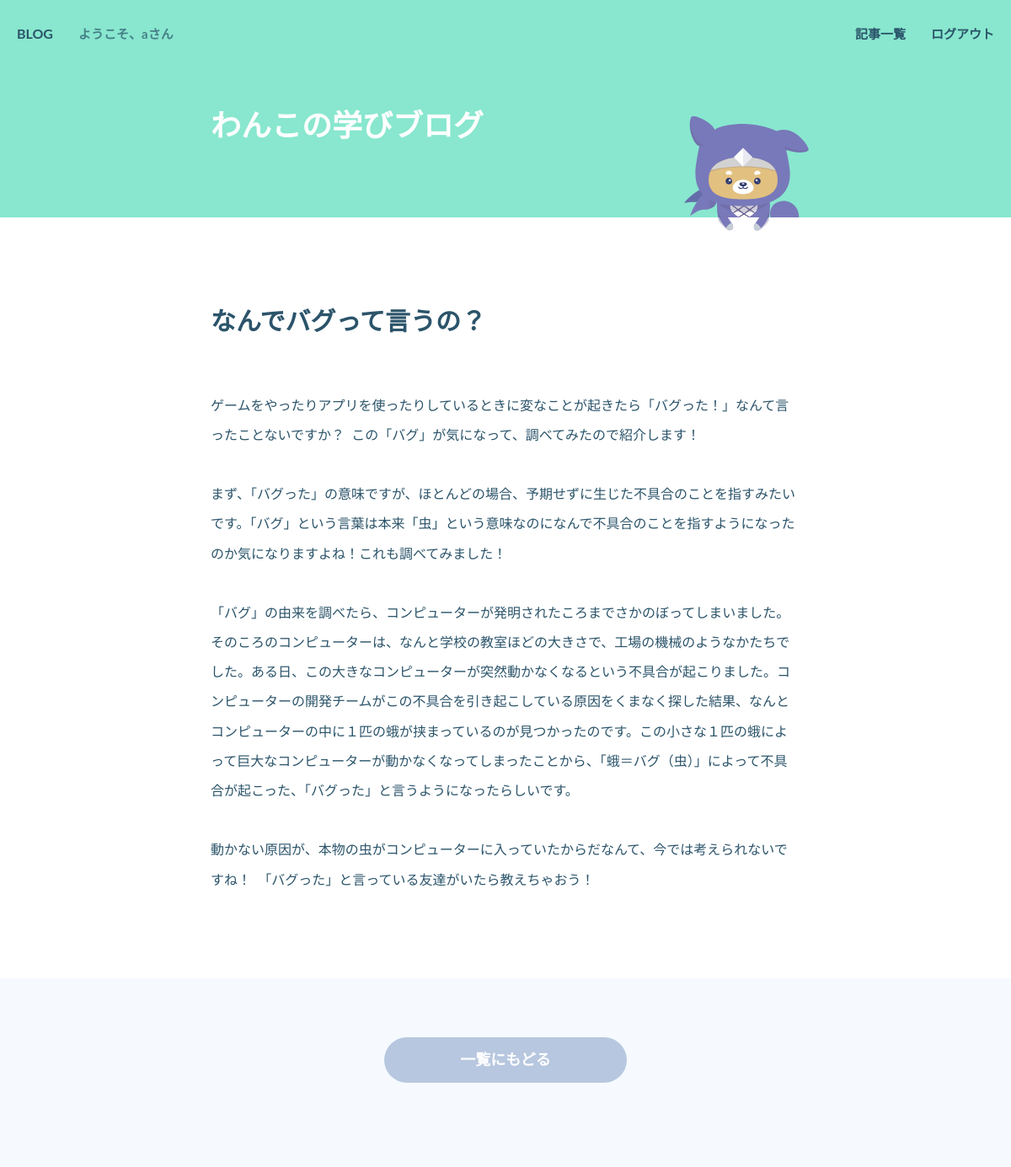
Page /article/1/ (signed in) on the committed database.
### blog/models.py (models this page shows, shortened)
class BlogModel(models.Model):
    title = models.CharField(max_length=100)
    summary = models.TextField()
    content = models.TextField()
    category = models.CharField(
        max_length=50,
        choices=CATEGORY)

### blog/views.py (the view)
# urls.py: path('article/<int:pk>/', BlogArticle.as_view(), name='article')
class BlogArticle(DetailView):
    template_name = 'blog/article.html'
    model = BlogModel

### blog/templates/blog/article.html (shortened to what this page needs)
{% extends 'blog/base.html' %}
{% load static %}
{% block content %}
  <main>
    <div class="article">
      {% if object.category == 'all' %}
        <h1>{{ object.title }}</h1>
        <p>{{ object.content }}</p>
      {% endif %}
    </div>
  </main>
  <footer>
    <a class="btn sub" href="{% url 'blog:list' %}">一覧にもどる</a>
  </footer>
{% endblock content %}

### blog/templates/blog/base.html (shortened to what this page needs)
{% load static %}
<!DOCTYPE html>
<html>
  <head>
    <link rel="stylesheet" href="{% static 'blog/style.css' %}">
  </head>
  <body>
    <header>
        <div class="header-nav">
          <a href="/">BLOG</a>
          {% if user.is_authenticated %}
          <p>ようこそ、{{ user.username }}さん</p>
          {% else %}
          <p>ようこそ、ゲストさん</p>
          {% endif %}
          <ul>
            <li><a href="{% url 'blog:list' %}">記事一覧</a></li>
            {% if user.is_authenticated %}
              <li><a href="{% url 'blog:logout' %}">ログアウト</a></li>
            {% else %}
              <li><a href="{% url 'blog:signup' %}">新規登録</a></li>
              <li><a href="{% url 'blog:login' %}">ログイン</a></li>
            {% endif %}
          </ul>
        </div>
        <p>わんこの学びブログ</p>
      </header>
  </body>
{% block content %}
{% endblock content %}

### blog/static/blog/style.css (style rules this page uses)
*, *::before, *::after { box-sizing: border-box; }
ul, ol { padding: 0; list-style: none; }
body, h1, h2, h3, p, ul { margin: 0; }
body { min-height: 100vh; text-rendering: optimizeSpeed; color: #2B546A; line-height: 1.6; display: flex; flex-direction: column; font-family: Lato, "Hiragino Maru Gothic Pro", "Meiryo UI", Meiryo, "MS PGothic", sans-serif; }
a { text-decoration: none; }
.article { padding: 20px 0 0; }
.article > h1 { font-size: 30px; word-wrap: break-word; white-space: pre-wrap; line-height: 1.5; margin-bottom: 60px; }
.article > p { font-size: 16px; word-wrap: break-word; white-space: pre-wrap; line-height: 2.2; }
.btn { display: inline-flex; align-items: center; font-size: 18px; font-weight: bold; color: #ffffff; background-color: #4CCFC9; height: 54px; padding: 0 90px; border-radius: 27px; }
.btn.sub { background-color: #B7C7DF; }
footer { background-color: #F6FAFF; text-align: center; padding: 70px 0 100px; flex: 1; }
header { background-color: #88E7CE; }
header > p { position: relative; max-width: 700px; margin: 0 auto; color: #ffffff; font-size: 36px; font-weight: bold; padding: 40px 0 80px; }
header > p:after { position: absolute; content: ""; display: block; width: 148px; height: 136px; bottom: -16px; right: -10px; background-size: 148px 136px; background-repeat: no-repeat; background-image: url('./wanko.svg'); }
.header-nav { display: flex; flex-wrap: nowrap; justify-content: space-between; align-items: center; min-width: 700px; max-width: 1200px; padding: 0 20px; margin: 0 auto; height: 80px; }
.header-nav > a { color: #2B546A; font-weight: bold; }
.header-nav p { padding-left: 30px; font-size: 15px; color: #2B546A; font-weight: bold; word-wrap: break-word; opacity: 0.7; flex: 1; }
.header-nav ul { text-align: right; display: flex; }
.header-nav li > a { white-space: nowrap; display: inline-block; font-size: 15px; color: #2B546A; font-weight: bold; padding-left: 30px; }
main { max-width: 700px; width: 100%; margin: 0 auto; padding: 80px 0 100px; }

### rows in the picture
BlogModel: title "なんでバグって言うの？", content "ゲームをやったりアプリを使ったりしているときに変なことが起きたら「バグった！」なんて言ったことないですか？ この「バグ」が気になって、調べてみたので紹介します！ まず、「バグった」の意味ですが、ほとんどの場合、予期せずに生じた不具合のことを指すみたいです。「バグ」という言葉は本来「虫」という意味なのになんで不具合のことを指すようになったのか気になりますよね！これも調べてみました！ 「バグ」の由来を調べたら、コンピューターが発明されたころまでさかのぼってしまいました。 そのころのコンピューターは、なんと学校の教室ほどの大きさで、工場の機械のようなかたちでした。ある日、この大きなコンピューターが突然動かなくなるという不具合が起こりました。コンピューターの開発チームがこの不具合を引き起こしている原因をくまなく探した結果、なんとコンピューターの中に１匹の蛾が挟まっているのが見つかったのです。この小さな１匹の蛾によって巨大なコンピューターが動かなくなってしまったことから、「蛾＝バグ（虫）」によって不具合が起こった、「バグった」と言うようになったらしいです。 動かない原因が、本物の虫がコンピューターに入っていたからだなんて、今では考えられないですね！ 「バグった」と言っている友達がいたら教えちゃおう！"

### other values in the picture
{{ user.username }} "a"
